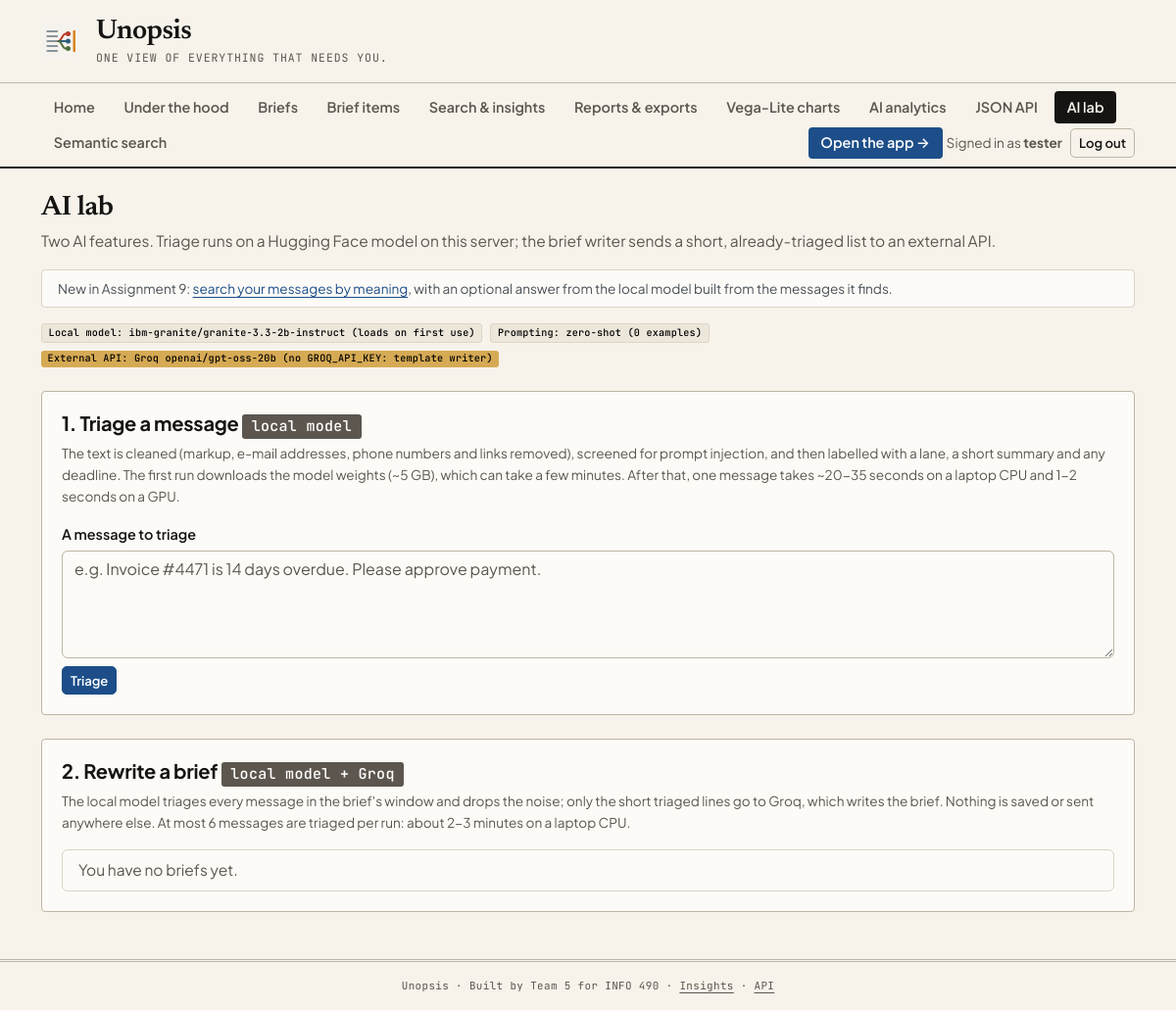
/ai/ (signed in), run on an earlier commit of the app's database.
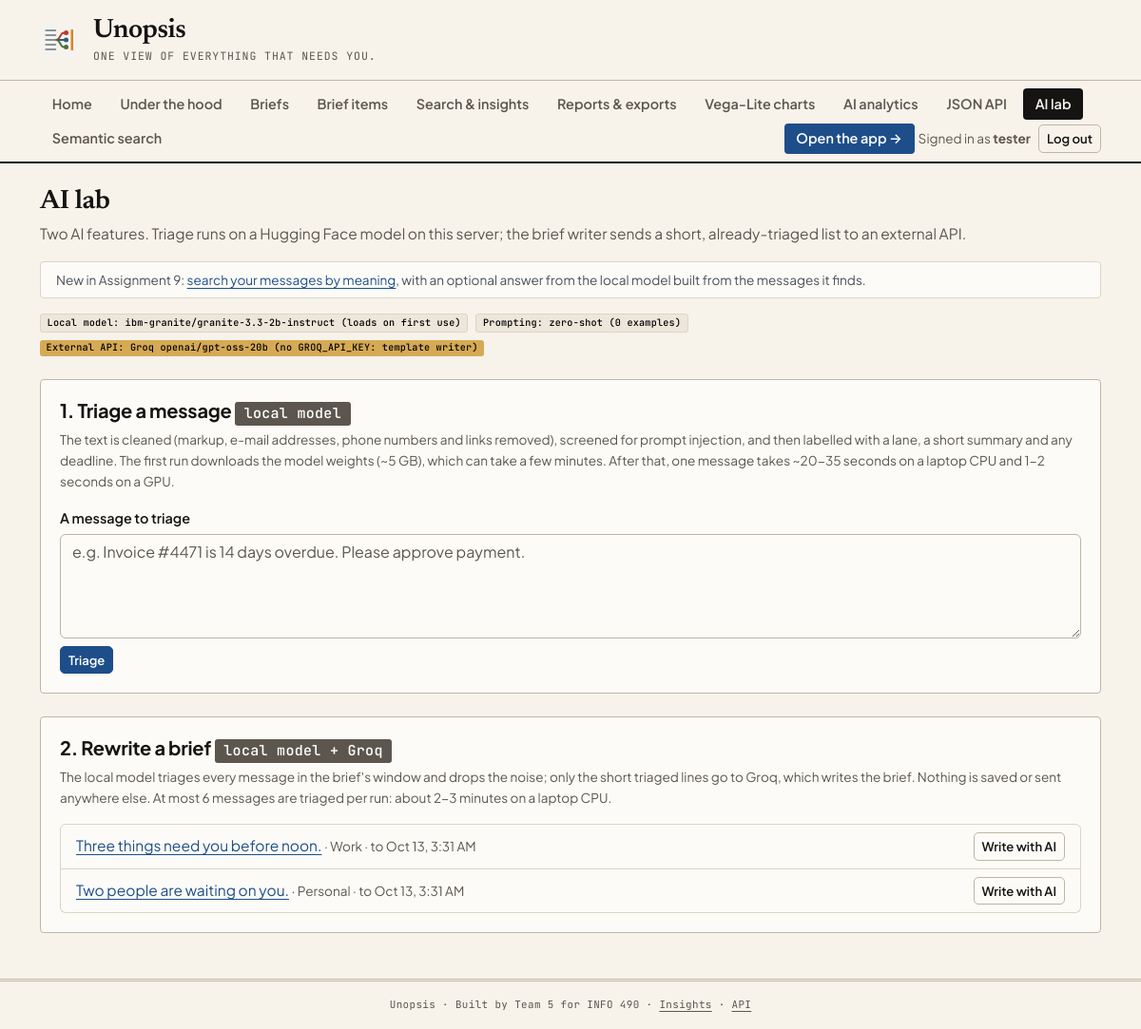
And on a later commit of the database.
### unopsis/models.py (models this page shows, shortened)
class Brief(models.Model):
    class Trigger(models.TextChoices):
        SCHEDULED = "scheduled", "Scheduled"
        ON_DEMAND = "on_demand", "On demand"
    class Status(models.TextChoices):
        BUILDING = "building", "Building"
        READY = "ready", "Ready"
        FAILED = "failed", "Failed"
    space = models.ForeignKey(Space, on_delete=models.CASCADE, related_name="briefs")
    window_start = models.DateTimeField()
    window_end = models.DateTimeField()
    trigger = models.CharField(max_length=16, choices=Trigger.choices)
    status = models.CharField(max_length=16, choices=Status.choices, default=Status.BUILDING)
    headline = models.CharField(
        max_length=200, blank=True,
        help_text='The one line at the top, e.g. "Three things need you before noon."',
    )
    message_count = models.PositiveIntegerField(default=0)
    topic_count = models.PositiveIntegerField(default=0)
    read_seconds = models.PositiveIntegerField(default=0, help_text="Estimated time to read.")
    steps = models.JSONField(
        default=list, blank=True,
        help_text=(
            'Generation progress for the waiting screen, e.g. '
            '[{"label":"Reading 212 messages","status":"done","ms":3100}].'
        ),
    )
    model_version = models.CharField(max_length=80, blank=True)
    generated_at = models.DateTimeField(null=True, blank=True)
    class Meta:
        ordering = ["-window_end"]
        constraints = [
            models.UniqueConstraint(
                fields=["space", "window_start", "window_end"],
                condition=Q(trigger="scheduled"),
                name="uniq_scheduled_brief_per_window",
            )
        ]
    def get_absolute_url(self):
        return reverse("brief-detail", args=[self.pk])

class Space(models.Model):
    class Kind(models.TextChoices):
        WORK = "work", "Work"
        PERSONAL = "personal", "Personal"
    user = models.ForeignKey(
        settings.AUTH_USER_MODEL, on_delete=models.CASCADE, related_name="spaces"
    )
    kind = models.CharField(max_length=16, choices=Kind.choices)
    detail_level = models.IntegerField(
        default=3, help_text="1 = a single line per item, 5 = a full recap."
    )
    quiet_start = models.TimeField(null=True, blank=True)
    quiet_end = models.TimeField(null=True, blank=True)
    deliver_in_app = models.BooleanField(default=True)
    deliver_email = models.BooleanField(default=True)
    deliver_chat_dm = models.BooleanField(default=False)
    digest_times = models.JSONField(
        default=list, blank=True,
        help_text='When to build, e.g. ["08:00", "16:30"]. Weekday-only by convention.',
    )
    rules = models.JSONField(
        default=list, blank=True,
        help_text=(
            'Always/never surface instructions, e.g. '
            '[{"mode":"always","target":"person","value":"Prof. Ramirez"}].'
        ),
    )
    created_at = models.DateTimeField(auto_now_add=True)
    class Meta:
        ordering = ["user", "kind"]
        constraints = [
            models.UniqueConstraint(fields=["user", "kind"], name="uniq_space_per_user_kind")
        ]

### unopsis/ai_views.py (the view, shortened to what this page needs)
# urls.py: path("ai/", ai_views.ai_lab, name="ai-lab"),
@login_required
def ai_lab(request):
    form = TriageForm(request.POST or None)
    result, refused, status_code = None, [], 200
    context = {
        "form": form,
        "result": result,
        "refused": refused,
        "status": _status(),
        "briefs": owned_briefs(request.user).select_related("space").order_by("-window_end")[:10],
    }
    return render(request, "unopsis/ai_lab.html", context, status=status_code)

### unopsis/ai_views.py
class TriageForm(forms.Form):
    text = forms.CharField(
        label="A message to triage",
        min_length=3,
        max_length=guardrails.MAX_INPUT_CHARS,
        strip=True,
        widget=forms.Textarea(attrs={
            "rows": 4, "class": "form-control",
            "placeholder": "e.g. Invoice #4471 is 14 days overdue. Please approve payment.",
        }),
    )

### unopsis/ai/groq_client.py (called while the page is built)
def is_configured():
    return bool(getattr(settings, "GROQ_API_KEY", ""))

### unopsis/ai/local_llm.py (called while the page is built)
def model_name():
    return getattr(settings, "AI_LOCAL_MODEL", "ibm-granite/granite-3.3-2b-instruct")

def is_loaded():
    return bool(_loaded)

### unopsis/ai/semantic_search.py (called while the page is built)
def model_name():
    return getattr(settings, "AI_EMBED_MODEL", "sentence-transformers/all-MiniLM-L6-v2")

def is_loaded():
    return bool(_model)

### unopsis/views.py (called while the page is built)
def owned_briefs(user):
    if not user.is_authenticated:
        return _no_one(Brief)
    return Brief.objects.filter(space__user=user)

### templates/unopsis/ai_lab.html (shortened to what this page needs)
{% extends "base.html" %}
{% block content %}
  <h2 class="h3 mb-1">AI lab</h2>
  <p class="text-muted mb-3">
    Two AI features. Triage runs on a Hugging Face model on this server; the brief writer
    sends a short, already-triaged list to an external API.
  </p>
  <div class="alert alert-light border py-2 small">
    New in Assignment 9: <a href="{% url 'ai-search' %}">search your messages by meaning</a>,
    with an optional answer from the local model built from the messages it finds.
  </div>
  <div class="d-flex flex-wrap gap-2 mb-4 small">
    <span class="badge text-bg-light border">
      Local model: {{ status.local_model }}
      {% if not status.local_enabled %}(switched off: rules only){% elif status.local_loaded %}(loaded){% else %}(loads on first use){% endif %}
    </span>
    <span class="badge text-bg-light border">
      Prompting: {% if status.shots == 0 %}zero-shot{% elif status.shots == 1 %}one-shot{% elif status.shots <= 4 %}few-shot{% else %}many-shot{% endif %}
      ({{ status.shots }} example{{ status.shots|pluralize }})
    </span>
    <span class="badge {% if status.groq_configured %}text-bg-light border{% else %}text-bg-warning{% endif %}">
      External API: Groq {{ status.groq_model }}{% if not status.groq_configured %} (no GROQ_API_KEY: template writer){% endif %}
    </span>
  </div>
  <div class="panel mb-4">
    <h3 class="h5 mb-1">1. Triage a message <span class="badge text-bg-secondary">local model</span></h3>
    <p class="small text-muted">
      The text is cleaned (markup, e-mail addresses, phone numbers and links removed), screened
      for prompt injection, and then labelled with a lane, a short summary and any deadline.
      The first run downloads the model weights (~5 GB), which can take a few minutes. After that,
      one message takes ~20-35 seconds on a laptop CPU and 1-2 seconds on a GPU.
    </p>
    <form method="post" action="{% url 'ai-lab' %}">
      <label class="form-label small mb-1" for="{{ form.text.id_for_label }}">{{ form.text.label }}</label>
      {{ form.text }}
      <button class="btn btn-primary btn-sm mt-2" type="submit">Triage</button>
    </form>
  </div>
  <div class="panel mb-4">
    <h3 class="h5 mb-1">2. Rewrite a brief <span class="badge text-bg-secondary">local model + Groq</span></h3>
    <p class="small text-muted">
      The local model triages every message in the brief's window and drops the noise; only
      the short triaged lines go to Groq, which writes the brief. Nothing is saved or sent anywhere else.
      At most {{ status.max_messages }} messages are triaged per run: about 2-3 minutes on a laptop CPU.
    </p>
    <ul class="list-group">
      {% for brief in briefs %}
        <li class="list-group-item d-flex flex-wrap justify-content-between align-items-center gap-2">
          <span>
            <a href="{{ brief.get_absolute_url }}">{{ brief.headline|default:brief }}</a>
            <span class="small text-muted">&middot; {{ brief.space.get_kind_display }} &middot; to {{ brief.window_end|date:"M j, g:i A" }}</span>
          </span>
          <form method="post" action="{% url 'ai-brief-write' brief.pk %}" class="m-0">
            <button class="btn btn-outline-primary btn-sm" type="submit">Write with AI</button>
          </form>
        </li>
      {% empty %}
        <li class="list-group-item text-muted">You have no briefs yet.</li>
      {% endfor %}
    </ul>
  </div>
{% endblock %}

What changed in the data, as far as the page shows it:
added Brief: headline "Three things need you before noon.", space.kind "Work", window_end "Oct 13, 3:31 AM"
added Brief: headline "Two people are waiting on you.", space.kind "Personal", window_end "Oct 13, 3:31 AM"
Also different on the page:
text no longer shown: "You have no briefs yet."
